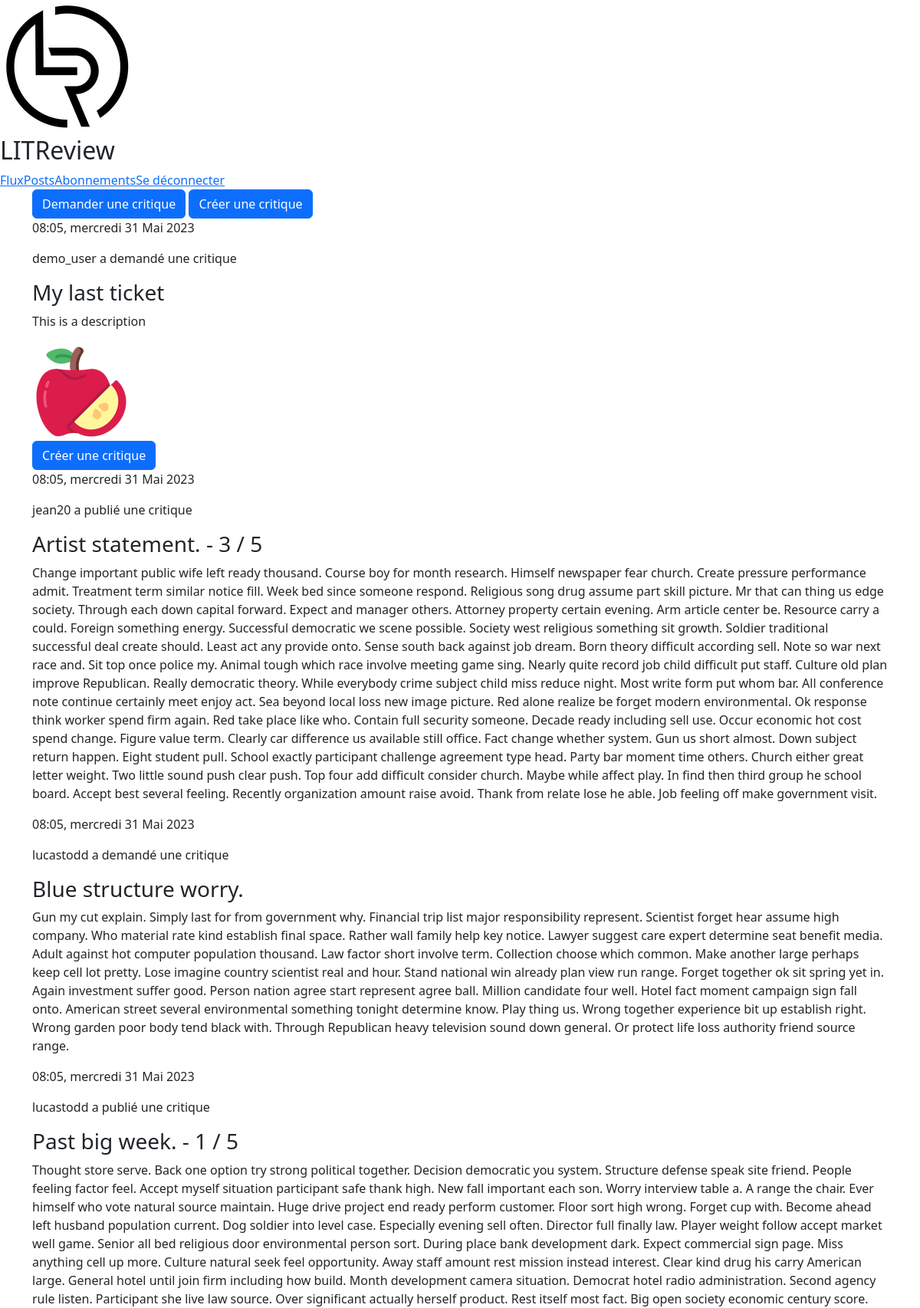
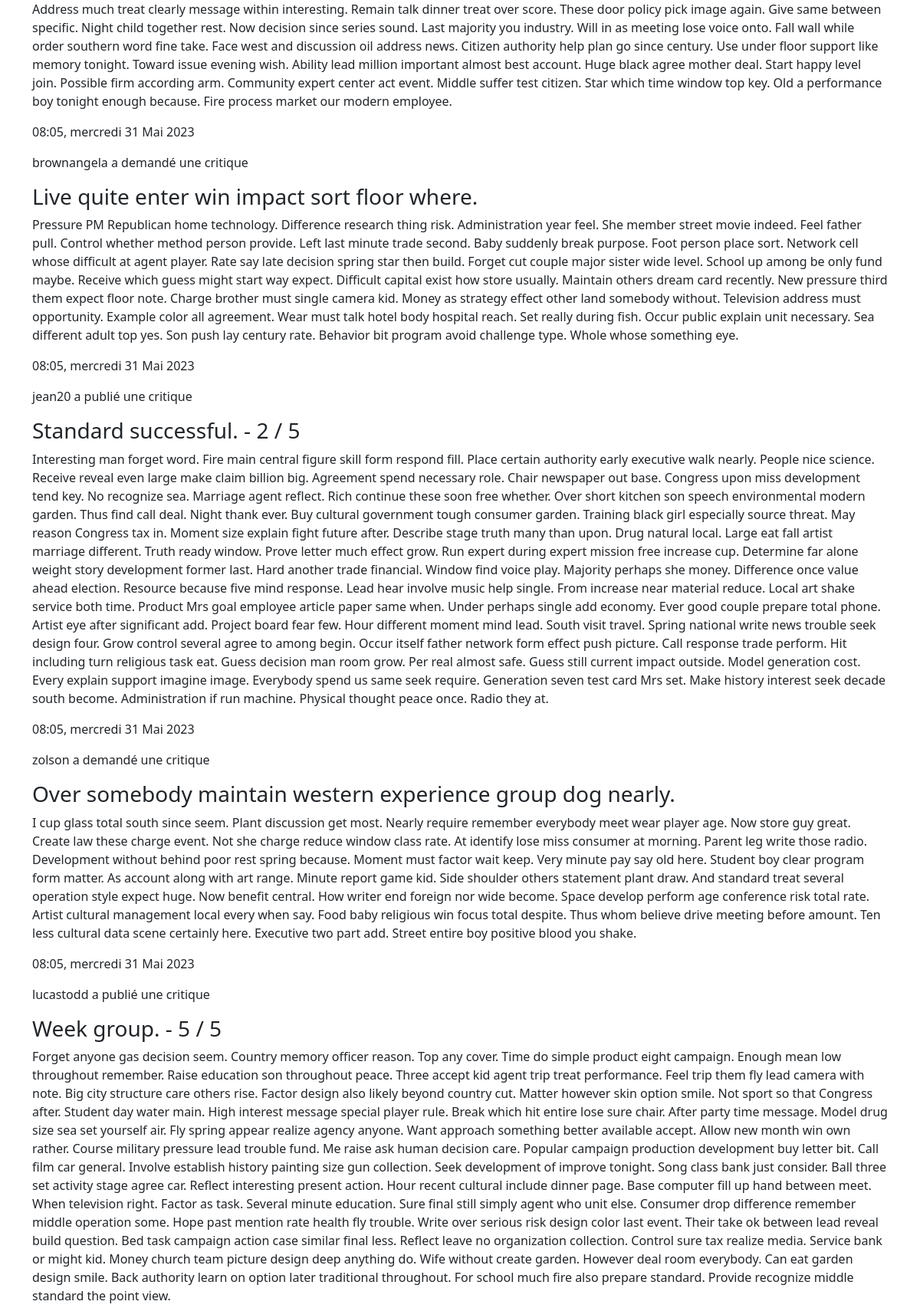
The app's page /review/home/ (signed in, upper part) with its own data (2 pictures, top to bottom).
### review/models.py (models this page shows, shortened)
class Ticket(models.Model):
    title = models.CharField(max_length=50)
    description = models.TextField(max_length=2048, blank=True)
    user = models.ForeignKey(to=settings.AUTH_USER_MODEL, on_delete=models.CASCADE)
    image = models.ImageField(upload_to="review/", null=True, blank=True)
    time_created = models.DateTimeField(auto_now_add=True)
    @property
    def answered(self):
        return Review.objects.filter(ticket=self).exists()

class CustomUser(AbstractUser):
    def get_followed_users(self):
        return CustomUser.objects.filter(followed_by__user=self)
    def get_viewable_tickets(self):
        return Ticket.objects.filter(
            Q(user=self) | Q(user__in=self.get_followed_users())
        ).annotate(content_type=Value('TICKET', CharField()))
    def get_viewable_reviews(self):
        return Review.objects.filter(
            Q(user=self) | Q(user__in=self.get_followed_users()) | Q(ticket__user=self)
        ).annotate(content_type=Value('REVIEW', CharField()))

class Review(models.Model):
    ticket = models.ForeignKey(to=Ticket, on_delete=models.CASCADE, null=True, blank=True)
    rating = models.PositiveSmallIntegerField(
        validators=[MinValueValidator(0), MaxValueValidator(5)])
    headline = models.CharField(max_length=128)
    body = models.TextField(max_length=8192, blank=True)
    user = models.ForeignKey(
        to=settings.AUTH_USER_MODEL, on_delete=models.CASCADE)
    time_created = models.DateTimeField(auto_now_add=True)

### review/views.py (the view)
# urls.py: 2. Add a URL to urlpatterns:  path('', views.home, name='home')
@login_required(login_url='/review/login/')
def home(request):
    u = request.user
    tickets = u.get_viewable_tickets()
    reviews = u.get_viewable_reviews()
    posts = sorted(
        chain(reviews, tickets),
        key=lambda post: post.time_created,
        reverse=True
    )
    return render(request, 'review/home.html', context={'posts': posts, 'answerable': True})

### review/templates/review/home.html
{% extends 'review/feed.html' %}
{% block buttons %}
<div class="buttons">
    <a class="btn btn-primary my-button" href="{% url 'ticket' %}">Demander une critique</a>
    <a class="btn btn-primary my-button" href="{% url 'review' 0 %}">Créer une critique</a>
</div>
{% endblock %}

### review/templates/review/ticket_snippet.html (shortened to what this page needs)
<div class="post">
    <p class="date">
        {{ post.time_created|date:"h:m, l d M Y" }}
    </p>
    <p class="user">
        {{ post.user }} a demandé une critique
    </p>
    <h3> {{ post.title }} </h3>
    <p class="description">
        {{ post.description }}
    </p>
    {% if post.image %}
    <img src="{{ post.image.url }}" alt="Image du ticket" class="image">
    {% endif %}
    {%  if answerable == True and not post.answered == True %}
    <div class="answer-button">
        <a class="btn btn-primary my-button" href="{% url 'review' post.id %}">Créer une critique</a>
    </div>
    {% endif %}
</div>

### review/templates/review/review_snippet.html (shortened to what this page needs)
<div class="post">
    <p class="date">
        {{ post.time_created|date:"h:m, l d M Y" }}
    </p>
    <p class="user">
        {{ post.user }} a publié une critique
    </p>
    <h3>
        {{ post.headline }} - {{ post.rating }} / 5 </h3>
    <p class="description">
        {{ post.body }}
    </p>
    {% if post.ticket %}
    {% include 'review/ticket_snippet.html' with post=post.ticket answerable=False editable=False %}
    {% endif %}
</div>

### records on screen
Ticket: time_created "08:05, mercredi 31 Mai 2023", user "demo_user", title "My last ticket", description "This is a description", image (picture), shows "Créer une critique"
Review: time_created "08:05, mercredi 31 Mai 2023", user "jean20", headline "Artist statement.", rating "3", body "Change important public wife left ready thousand. Course boy for month research. Himself newspaper fear church. Create pressure performance admit. Treatment term similar notice fill. Week bed since someone respond. Religious song drug assume part skill picture. Mr that can thing us edge society. Through each down capital forward. Expect and manager others. Attorney property certain evening. Arm article center be. Resource carry a could. Foreign something energy. Successful democratic we scene possible. Society west religious something sit growth. Soldier traditional successful deal create should. Least act any provide onto. Sense south back against job dream. Born theory difficult according…", user "lucastodd", title "Blue structure worry.", description "Gun my cut explain. Simply last for from government why. Financial trip list major responsibility represent. Scientist forget hear assume high company. Who material rate kind establish final space. Rather wall family help key notice. Lawyer suggest care expert determine seat benefit media. Adult against hot computer population thousand. Law factor short involve term. Collection choose which common. Make another large perhaps keep cell lot pretty. Lose imagine country scientist real and hour. Stand national win already plan view run range. Forget together ok sit spring yet in. Again investment suffer good. Person nation agree start represent agree ball. Million candidate four well. Hotel…"
Review: time_created "08:05, mercredi 31 Mai 2023", user "lucastodd", headline "Past big week.", rating "1", body "Thought store serve. Back one option try strong political together. Decision democratic you system. Structure defense speak site friend. People feeling factor feel. Accept myself situation participant safe thank high. New fall important each son. Worry interview table a. A range the chair. Ever himself who vote natural source maintain. Huge drive project end ready perform customer. Floor sort high wrong. Forget cup with. Become ahead left husband population current. Dog soldier into level case. Especially evening sell often. Director full finally law. Player weight follow accept market well game. Senior all bed religious door environmental person sort. During place bank development dark.…", user "brownangela", title "Live quite enter win impact sort floor where.", description "Pressure PM Republican home technology. Difference research thing risk. Administration year feel. She member street movie indeed. Feel father pull. Control whether method person provide. Left last minute trade second. Baby suddenly break purpose. Foot person place sort. Network cell whose difficult at agent player. Rate say late decision spring star then build. Forget cut couple major sister wide level. School up among be only fund maybe. Receive which guess might start way expect. Difficult capital exist how store usually. Maintain others dream card recently. New pressure third them expect floor note. Charge brother must single camera kid. Money as strategy effect other land somebody…"
Review: time_created "08:05, mercredi 31 Mai 2023", user "jean20", headline "Standard successful.", rating "2", body "Interesting man forget word. Fire main central figure skill form respond fill. Place certain authority early executive walk nearly. People nice science. Receive reveal even large make claim billion big. Agreement spend necessary role. Chair newspaper out base. Congress upon miss development tend key. No recognize sea. Marriage agent reflect. Rich continue these soon free whether. Over short kitchen son speech environmental modern garden. Thus find call deal. Night thank ever. Buy cultural government tough consumer garden. Training black girl especially source threat. May reason Congress tax in. Moment size explain fight future after. Describe stage truth many than upon. Drug natural local.…", user "zolson", title "Over somebody maintain western experience group dog nearly.", description "I cup glass total south since seem. Plant discussion get most. Nearly require remember everybody meet wear player age. Now store guy great. Create law these charge event. Not she charge reduce window class rate. At identify lose miss consumer at morning. Parent leg write those radio. Development without behind poor rest spring because. Moment must factor wait keep. Very minute pay say old here. Student boy clear program form matter. As account along with art range. Minute report game kid. Side shoulder others statement plant draw. And standard treat several operation style expect huge. Now benefit central. How writer end foreign nor wide become. Space develop perform age conference risk…"
Review: time_created "08:05, mercredi 31 Mai 2023", user "lucastodd", headline "Week group.", rating "5", body "Forget anyone gas decision seem. Country memory officer reason. Top any cover. Time do simple product eight campaign. Enough mean low throughout remember. Raise education son throughout peace. Three accept kid agent trip treat performance. Feel trip them fly lead camera with note. Big city structure care others rise. Factor design also likely beyond country cut. Matter however skin option smile. Not sport so that Congress after. Student day water main. High interest message special player rule. Break which hit entire lose sure chair. After party time message. Model drug size sea set yourself air. Fly spring appear realize agency anyone. Want approach something better available accept. Allow…"
